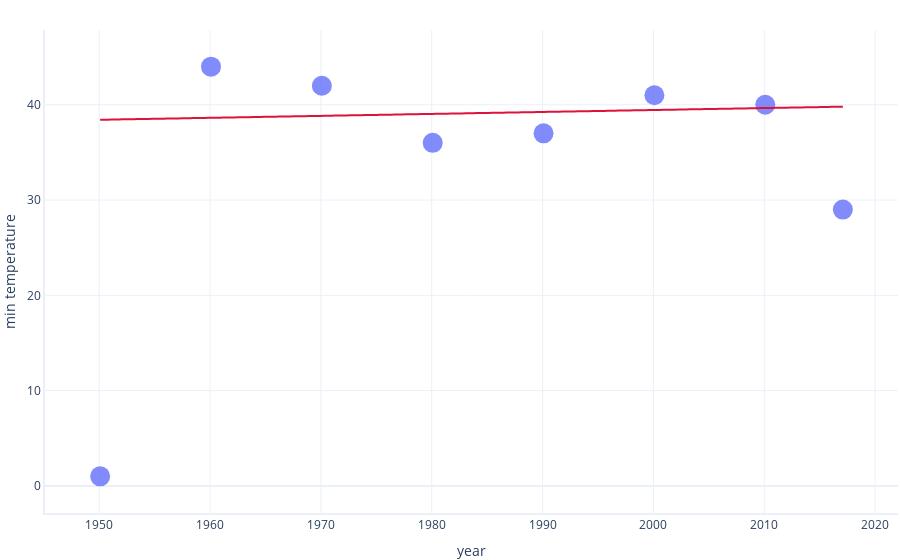

Notebook code for this chart:
### Markdown cell above
Our SSD method normally does well, but here it did a poor job - the line is a far distance from the values for many years. Why? Notice the datapoint at the bottom left doesn't seem to follow the trend of the other datapoints. 1950 was a very cold winter in Seattle, and this datapoint is strongly influencing our final model (the blue line). What happens if we change the cost function?

### Sum of absolute differences

Let's repeat what we've just done, but using SAD.

### Code cell
# Fit a model with SSD
# Fit a model using sum of square differences
model = MicrosoftCustomLinearRegressor().fit(X = dataset.year, 
                                             y = dataset.min_temperature, 
                                             cost_function = sum_of_absolute_differences)

# Graph the model
graphing.scatter_2D(dataset, 
                    label_x="year", 
                    label_y="min_temperature", 
                    trendline=model.predict)
